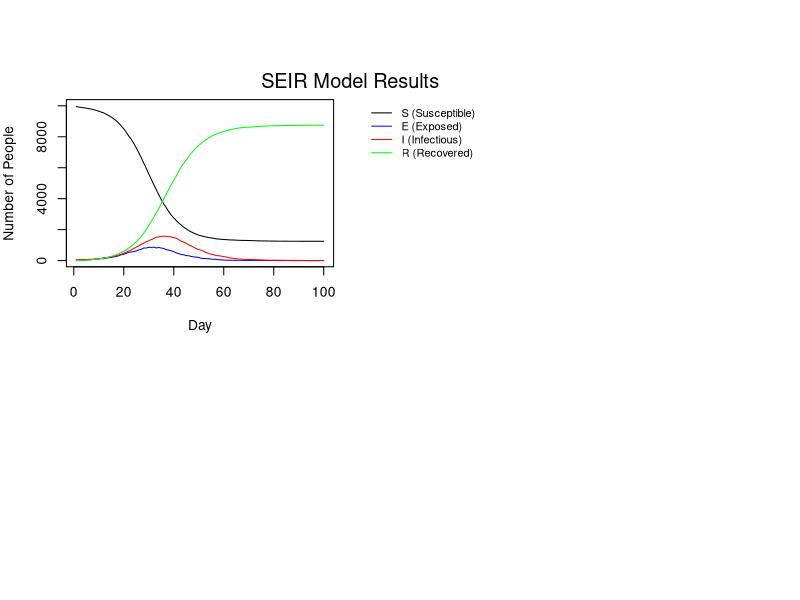

Recreate this plot in R.
###########################################################
# File:    Submission.R
# Authors: Colin McDonagh (s2213748), Matthew Poole (s2892092)
# , James Horn (s2304075)
# Date:    2025-10-13
###########################################################
#
### About
#
# This document contains an implementation of an SEIR model as 
# described in the Extended Statistical Programming module.
#
#
### Contributions:
#
# All members attended the majority of workshops and communicated remotely about progress made outside of
# class time.
#
# Colin McDonagh (%)  
#                      
#                     
#                      
#                      
#
# Matthew Poole  (%)  
#                      
#                      
#                      
#                       
#
# James Horn     (%)  
#                     
#                     
#

n = 10000; hmax = 5
h1 <- rep(rep(1:n, sample(1:hmax,n, replace=TRUE)), length.out=n)
beta <- runif(n)

get.net = function(beta, h, n_c=15) {
  #' Creates a list of vectors, with each vector at position i containing the indices of people that person i is connected with socially.
  #' This is done by looping through each person, calculating their network based on the probability they are connected to someone else, 
  #' and then recording these values at position i of the list, and then recording the value i at each index of the list of the person
  #' in the social network
  #' @param beta A list of uniform random deviates
  #' @param h a vector describing who shares houses
  #' @param n_c a value dictating the average number of connections per person.
  #' 
  #' @return a list of vectors, with the vector at position i being the social network of person i.
  
  
  n <- length(h)
  
  # Create a list of vectors for who shares a house with who, as people sharing houses cannot be in the same social network.
  house_network <- lapply(h, function(x) which(x == h))
  
  # Generate an empty list to populate with connections
  social_network <- vector("list",n)
  
  # loop through each person in the network
  for (i in 1:n) {
    # Create probabilities that person i is connected with each other person. 
    # Only consider person i and onwards as these values will be symmetric.
    network_probs <- c(rep(0,i-1), (beta[i]*n_c*beta[i:n])/(mean(beta)^2*(n-1))) 
    
    # Create probabilities to compare the network probs with.
    # The first i values are 1 as the first (i-1) have already been assigned networks, and person i cannot be in a network with themself. 
    probs <- c(rep(1,i), runif(n-i))
    
    # Assign the indices of people sharing a network to a vector, and exclude anyone who lives with them
    social_indices <- which(network_probs > probs)[-house_network[[i]]]
    
    # append the indices of people in person i's network to the list
    social_network[[i]] <- c(social_network[[i]], social_indices)
    
    # append person i to the network of each person in person i's network
    social_network[social_indices] <- lapply(social_network[social_indices], function(x) c(x, i))
  }
  
  return(social_network)
}


nseir <- function(beta,h,alink,alpha=c(.1,.01,.01),delta=.2,gamma=.4,nc=15, nt = 100,pinf = .005){
  n <- length(h)
  ni <- round(n * pinf)
  
  x <- rep(0, n)
  
  k <- (alpha[3]*nc*beta) / (mean(beta)^2*(n-1))
  
  start_inf <- sample(1:n, ni, replace=FALSE)
  x[start_inf] <- 2
  
  S <- E <- I <- R <- t_vec <- rep(0,nt)
  S[1] <- sum(x==0)
  I[1] <- sum(x==2)
  
  unif1 <- numeric(n)
  unif2 <- numeric(n)
  
  for (t in 2:nt){
    
    any_inf_vec <- rep(0,n)
    
    ii_inf <- which(x==2)
    
    for (i in ii_inf){
      house_ii <- which(h==h[i])
      pnet_ii <- alink[[i]]
      
      personal_con <- rep(0,n)
      personal_con[house_ii] <- alpha[1]
      personal_con[pnet_ii] <- alpha[2]
      
      rnet_con <- k * beta[i]
      
      unif1 <- runif(n)
      unif2 <- runif(n)
      
      inf_vec1 <- personal_con >= unif1
      inf_vec2 <- rnet_con >= unif2
      
      inf_vec <- inf_vec1 | inf_vec2
      
      any_inf_vec <- inf_vec | any_inf_vec
    }
    
    u <- runif(n) ## uniform random deviates
    x[x==2&u<delta] <- 3 ## I -> R with prob delta 
    x[x==1&u<gamma] <- 2 ## E -> I with prob gamma 
    x[x==0&(1*any_inf_vec)==1] <- 1 ## S -> E with prob beta*I[i-1] 
    S[t] <- sum(x==0); E[t] <- sum(x==1)
    I[t] <- sum(x==2); R[t] <- sum(x==3)
    t_vec[t] <- t
  }  
  return(list(S=S,E=E,I=I,R=R,t=t_vec))
}

plot_seir = function(seir_results_list, title = 'SEIR Model Results') {

    #' Plots a list of SEIR model results in a 2x2 grid layout, showing the
    #' evolution of SEIR (Susceptible, Exposed, Infectious, Recovered) 
    #' compartments for one or more simulation results. Each element of
    #' `seir_results_list` should be a list containing vectors `S`, `E`,
    #' `I`, and `R` representing daily counts of individuals in each state.
    #' 
    #' @param seir_results_list A list of all model results
    #' @param title optional title for overall window
    #'     

    # Generate the grid layout with margin outside layout for legend
    par(mfrow = c(2, 2), mar = c(4, 4, 2, 1), oma = c(0, 0, 4, 6))

    for (i in seq_along(seir_results_list)) {
        
        # Obtain results timeframe in days
        seir_results <- seir_results_list[[i]]
        n_days <- length(seir_results$S)
        days <- 1:n_days

        # Generate line graphs for each class member of the population per day
        plot(
            days
            , seir_results$S
            , type = "l"
            , col = "black"
            , ylim = c(0, n)
            , xlab = "Day"
            , ylab = "Number of People"
        )
        lines(days, seir_results$E, col = "blue")
        lines(days, seir_results$I, col = "red")
        lines(days, seir_results$R, col = "green")
    }

    # End layout plotting
    par(xpd = NA)

    # Create a clear legend for all plots
    legend("topright",
        inset = c(-0.55, 0),
        legend = c("S (Susceptible)", "E (Exposed)", "I (Infectious)", "R (Recovered)"),
        col = c("black", "blue", "red", "green"),
        lty = 1,
        xpd = NA,
        bty = "n",
        cex = 0.8)

    # Add a title for the overall window
    mtext(title, outer = TRUE, line = -1.5, cex = 1.2)
}

# Run Simulation
alink <- get.net(runif(n), h1, 15)
results_list <- list(
    nseir(beta, h1, alink)

)
plot_seir(results_list)
